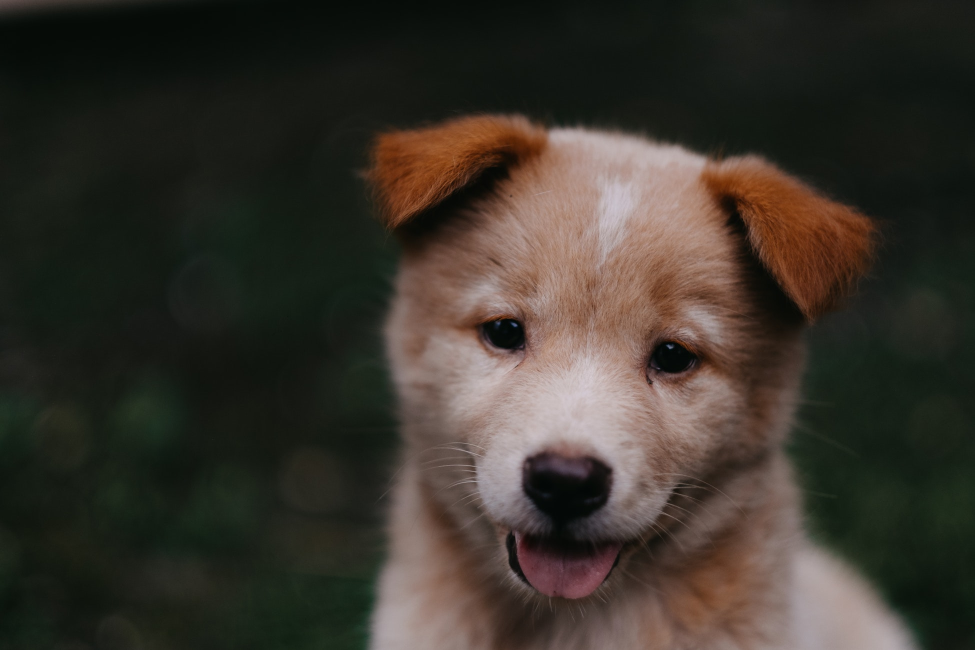
#> input picture assets/00-puppy.jpg, 1950 x 1300 px (shown at 1/2 size)
$ jupyter execute --allow-errors a-images-and-numpy.ipynb   (shell and % lines are left out)
#> lines starting #> are read from the running program, lines starting #| are printed output that depends on the picture
<a href="https://colab.research.google.com/github/apssouza22/cnn-for-devs/blob/master/a-images-and-numpy.ipynb" target="_parent"></a>

# Images and Numpy

In this lab we are going to learn how images are represented in a 3 dimensional array and how we can easily manipulate it with NumPy

[cell 1]
## Run this ONLY when running on Colab

[cell 2]
import numpy as np
import cv2
import matplotlib.pyplot as plt

[cell 3]
# Loading the image example and converting it to RGB as OpenCV keep the color as BGR
pic_arr = cv2.imread('assets/00-puppy.jpg')
#> pic_arr is the input picture: shape (1300, 1950, 3); mean B, G, R 43.8, 51.8, 57.3
pic_arr = cv2.cvtColor(pic_arr, cv2.COLOR_BGR2RGB)
plt.imshow(pic_arr)

[cell 4]
print(type(pic_arr))
#| <class 'numpy.ndarray'>
pic_arr.shape
#> Out = (1300, 1950, 3)

[cell 5]
# the real data structure of the image
pic_arr

[cell 6]
# Using only the red chanel from the RGB image
pic_red = pic_arr.copy()
pic_red[:, :, 1] = 0    # Zero out contribution from green
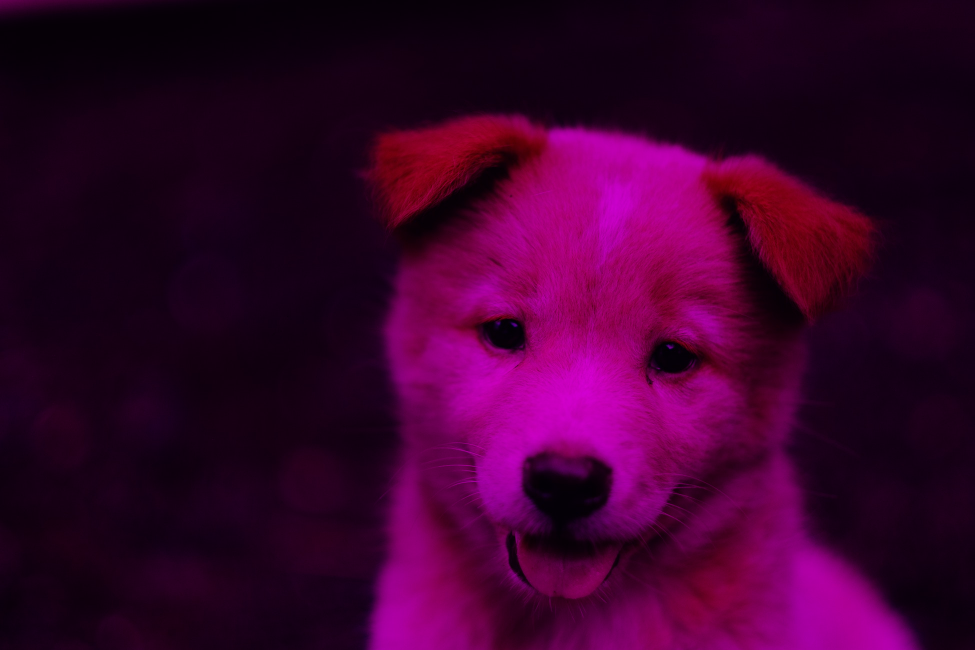
#> pic_red: shape (1300, 1950, 3) (shown at 1/2 size); mean R, G, B 57.3, 0, 43.8
pic_red[:, :, 2] = 0    # Zero out contribution from blue
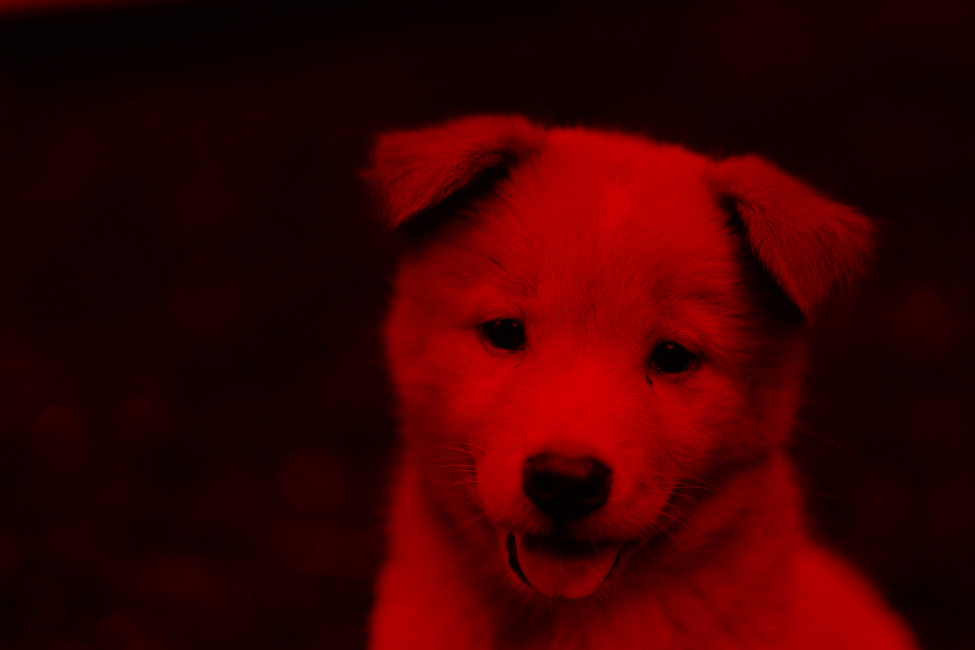
#> pic_red: shape (1300, 1950, 3) (shown at 1/2 size); mean R, G, B 57.3, 0, 0
plt.imshow(pic_red)

[cell 7]
pic_red[:, :, 1]

[cell 8]
# Using only the green chanel from the RGB image
pic_green = pic_arr.copy()
pic_green[:, :, 0] = 0  # Zero out contribution from red
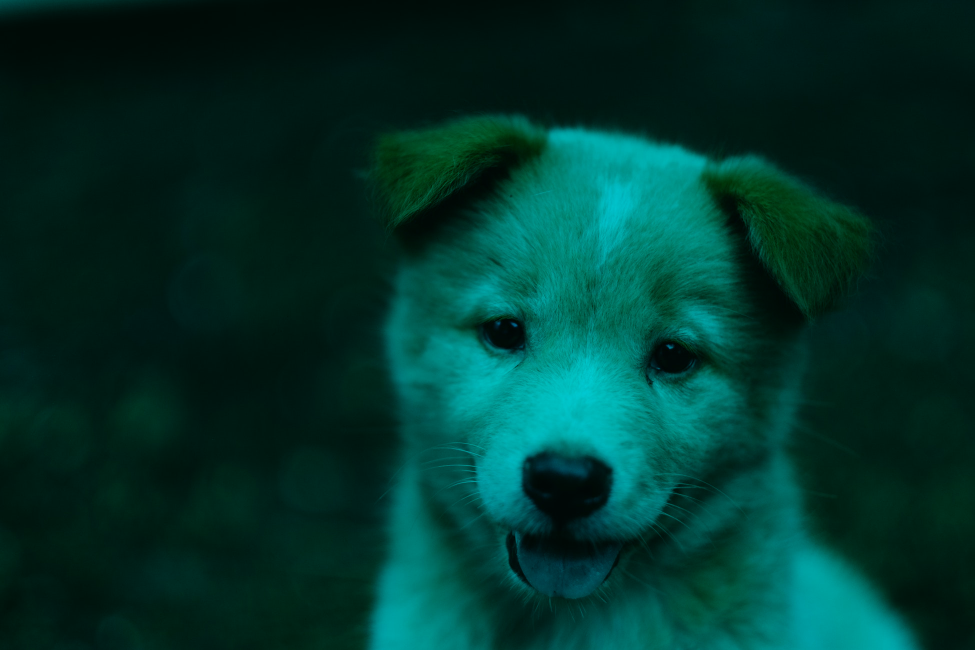
#> pic_green: shape (1300, 1950, 3) (shown at 1/2 size); mean R, G, B 0, 51.8, 43.8
pic_green[:, :, 2] = 0    # Zero out contribution from blue
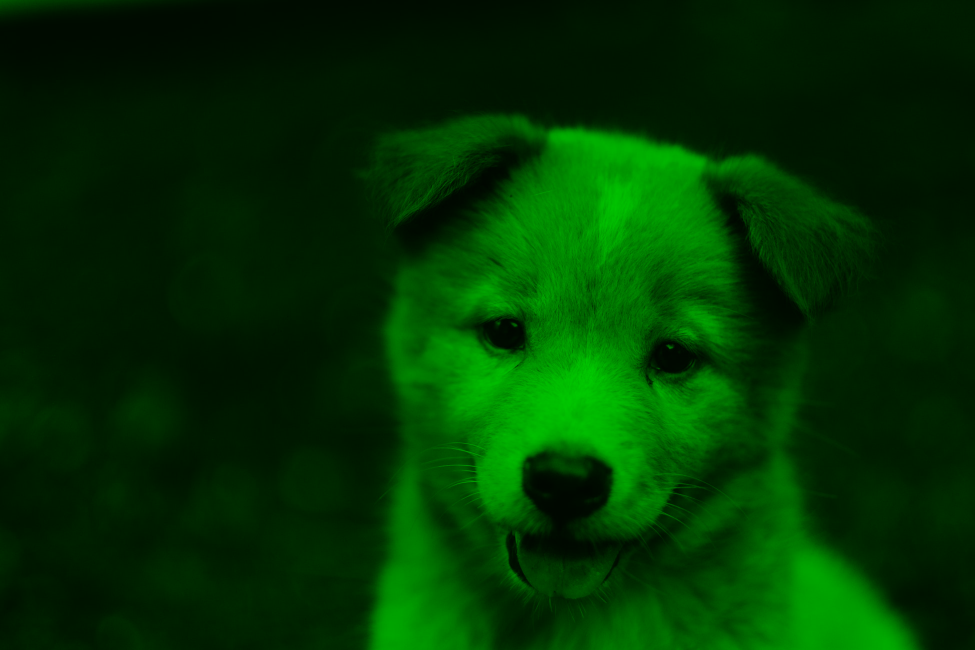
#> pic_green: shape (1300, 1950, 3) (shown at 1/2 size); mean R, G, B 0, 51.8, 0
plt.imshow(pic_green)

[cell 9]
# Using only the blue chanel from the RGB image
pic_blue = pic_arr.copy()
pic_blue[:, :, 0] = 0  # Zero out contribution from red
pic_blue[:, :, 1] = 0    # Zero out contribution from gree
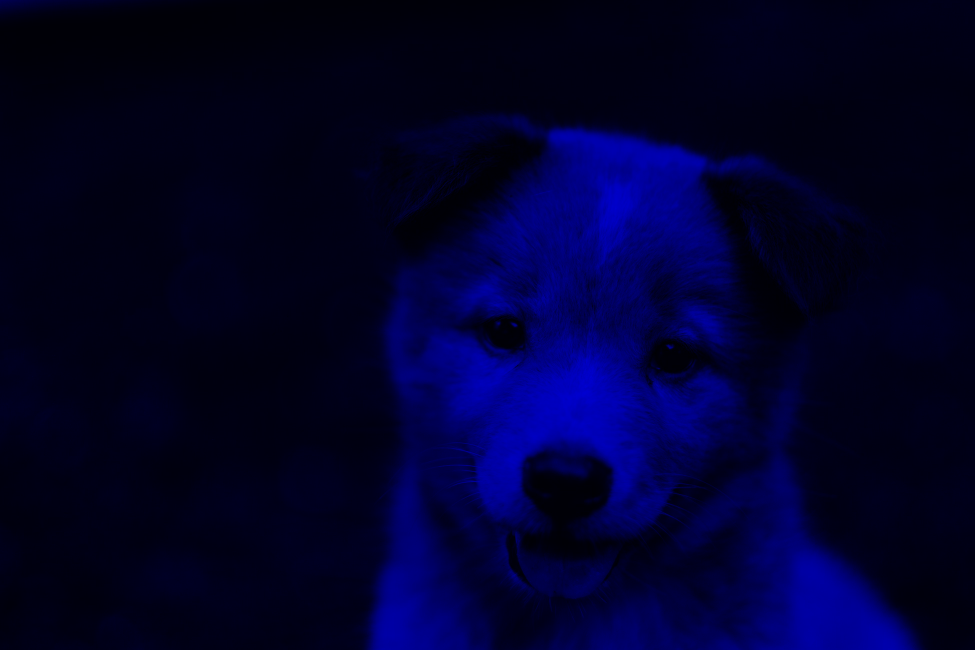
#> pic_blue: shape (1300, 1950, 3) (shown at 1/2 size); mean R, G, B 0, 0, 43.8
plt.imshow(pic_blue)

[cell 10]
## Concerting rgb values to gray
def rgb2gray(rgb):
    r, g, b = rgb[:,:,0], rgb[:,:,1], rgb[:,:,2]
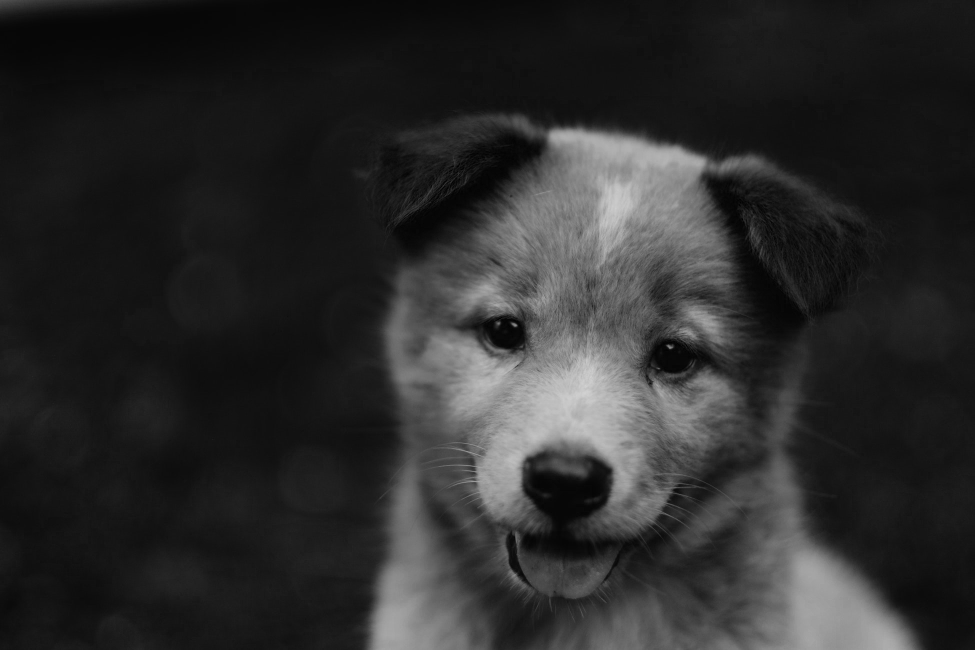
#> b: shape (1300, 1950) (shown at 1/2 size); min 0, max 210, mean 43.8
    return  0.2989 * r  + 0.5870 * g + 0.1140 * b

gray = rgb2gray(pic_arr.copy())
plt.imshow(gray, cmap='gray')

#> (a cell that did not finish here is left out)

[cell 12]
# Cropping the image [rows, columns]
plt.imshow(pic_arr[100:1200, 600:1800])
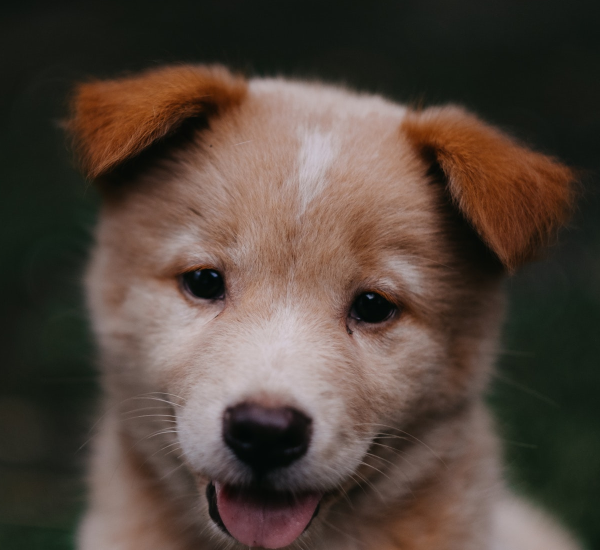
#> shown: shape (1100, 1200, 3) (shown at 1/2 size); mean R, G, B 81.8, 68.1, 58.9
